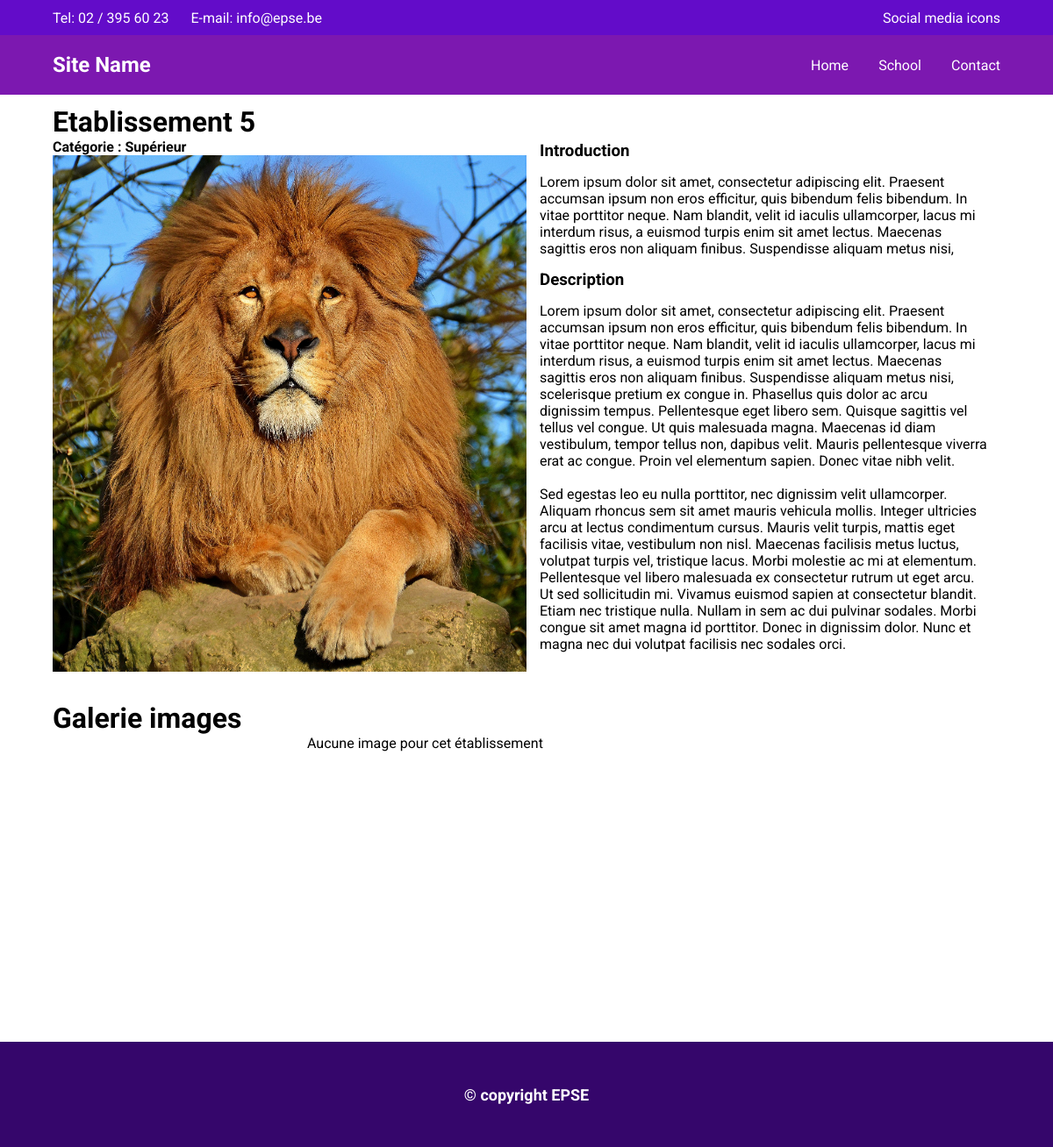
Page /school.php?id=6 on the earlier database version.
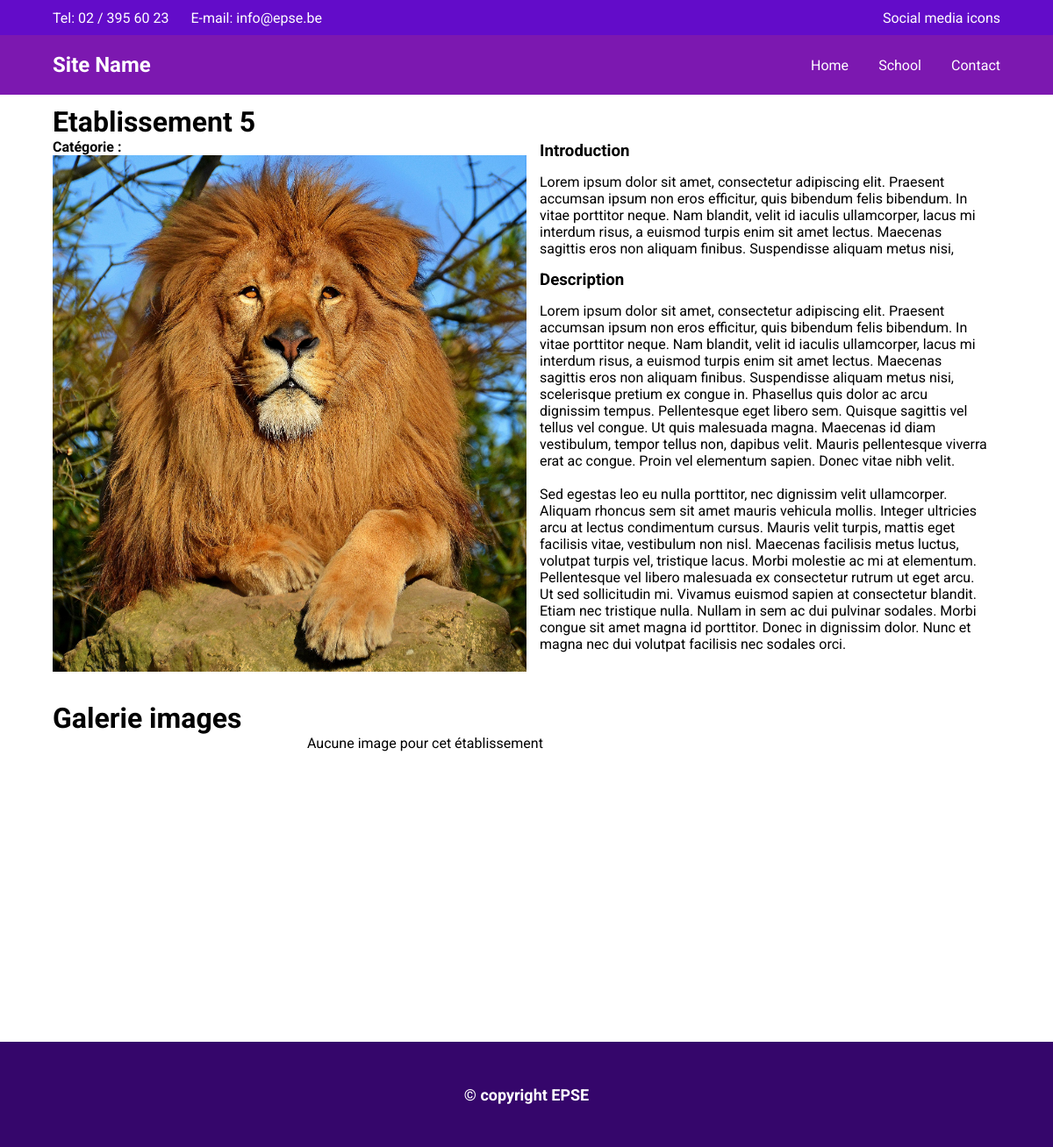
Same page on the later database version.
### tables this page shows
CREATE TABLE IF NOT EXISTS `etablissements` (
  `id` int NOT NULL AUTO_INCREMENT,
  `nom` varchar(255) NOT NULL,
  `description` text NOT NULL,
  `introduction` text NOT NULL,
  `image` varchar(255) NOT NULL,
  `categorie` int NOT NULL DEFAULT '1',
  PRIMARY KEY (`id`)
);

CREATE TABLE IF NOT EXISTS `categories` (
  `id` int NOT NULL AUTO_INCREMENT,
  `nom` varchar(255) NOT NULL,
  PRIMARY KEY (`id`)
);

### school.php (the view, shortened to what this page needs)
<?php
    if(isset($_GET['id']))
    {
        $id = htmlspecialchars($_GET['id']);
    }else{
        header("LOCATION:404.php");
    }
    require "connexion.php";
    $req = $bdd->prepare("SELECT etablissements.nom AS enom, categories.nom AS cnom, etablissements.introduction AS intro, etablissements.description AS description,  etablissements.image as image FROM etablissements INNER JOIN categories ON etablissements.categorie = categories.id WHERE etablissements.id=?");
    $req->execute([$id]);
    $don = $req->fetch();
?>
<!DOCTYPE html>
<html lang="fr">
<head>
    <link rel="stylesheet" href="https://cdn.jsdelivr.net/npm/swiper@11/swiper-bundle.min.css" />
    <link rel="stylesheet" href="style.css">
</head>
<body>
    <div class="slide school" id="test">
        <?php
            include("partials/header.php");
        ?>
        <div class="container container-info">
            <div class="gauche">
                <h1><?= $don['enom'] ?></h1>
                <h4>Catégorie : <?= $don['cnom'] ?></h4>
                <div class="img">
                    <img src="images/<?= $don['image'] ?>" alt="image de <?= $don['enom'] ?>">
                </div>
            </div>
            <div class="droite">
                <div class="text">
                    <h3>Introduction</h3>
                    <?= nl2br($don['intro']) ?>
                    <h3>Description</h3>
                    <?= nl2br($don['description']) ?>
                </div>
            </div>
        </div>
    </div>
    <div id="galimg">
        <div class="container">
            <h1>Galerie images</h1>
            <div class="swiper mySwiper">
                <div class="swiper-wrapper">
                    <?php
                        $reqGal = $bdd->prepare("SELECT * FROM images WHERE id_etablissement=?");
                        $reqGal->execute([$id]);
                        $count = $reqGal->rowCount();
                        if($count > 0)
                        {
                            while($donGal = $reqGal->fetch())
                            {
                                echo "<div class='swiper-slide'><img src='images/".$donGal['fichier']."' alt='image'></div>";
                            }
                        }else{
                            echo "Aucune image pour cet établissement";
                        }
                    ?>
                </div>
            </div>
        </div>
    </div>
    <?php
        include("partials/footer.php");
    ?>
</body>
</html>

Differences in the rows shown:
changed through a linked row, etablissements "Etablissement 5": categories.nom "Supérieur" → (not shown)
